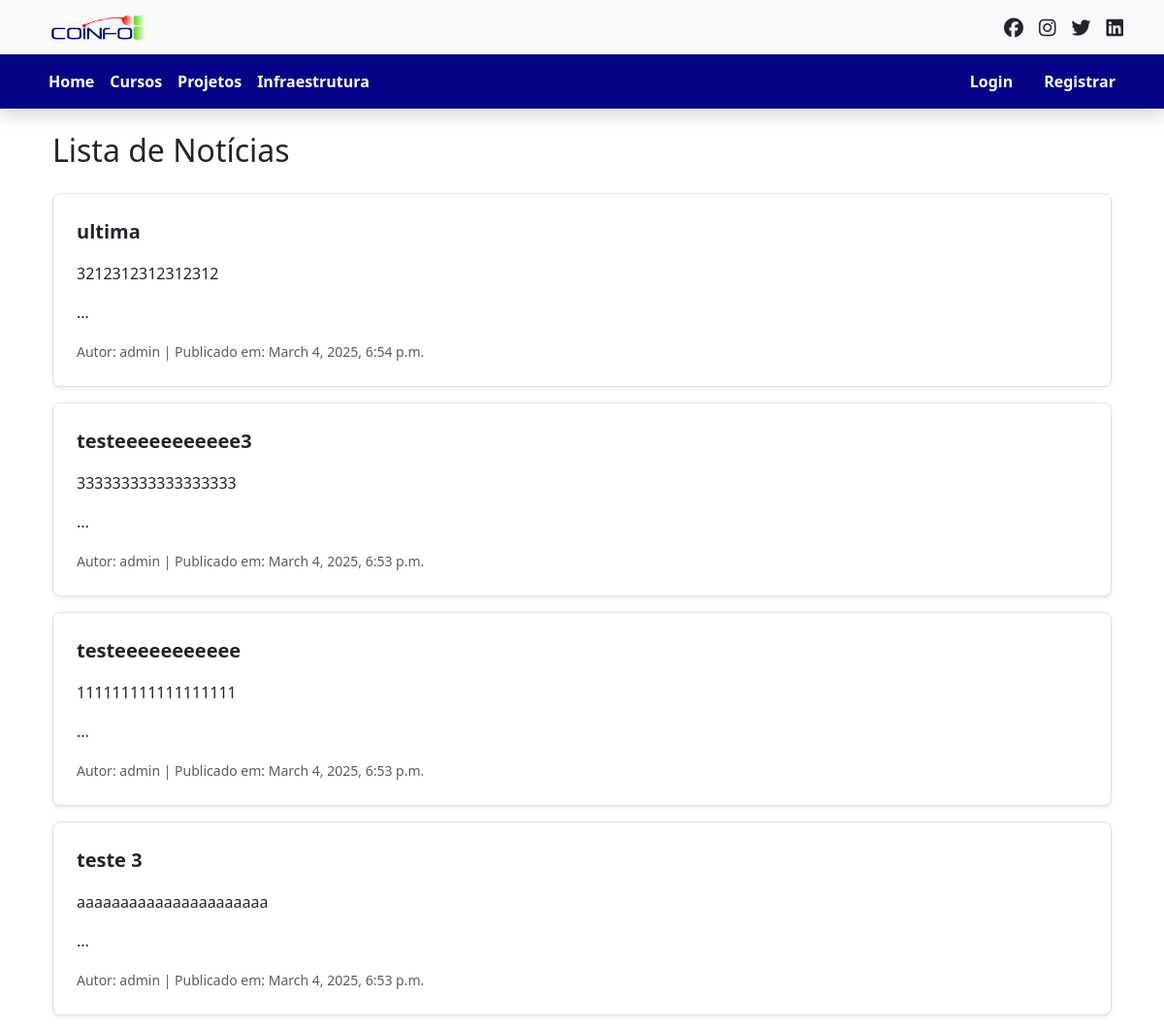
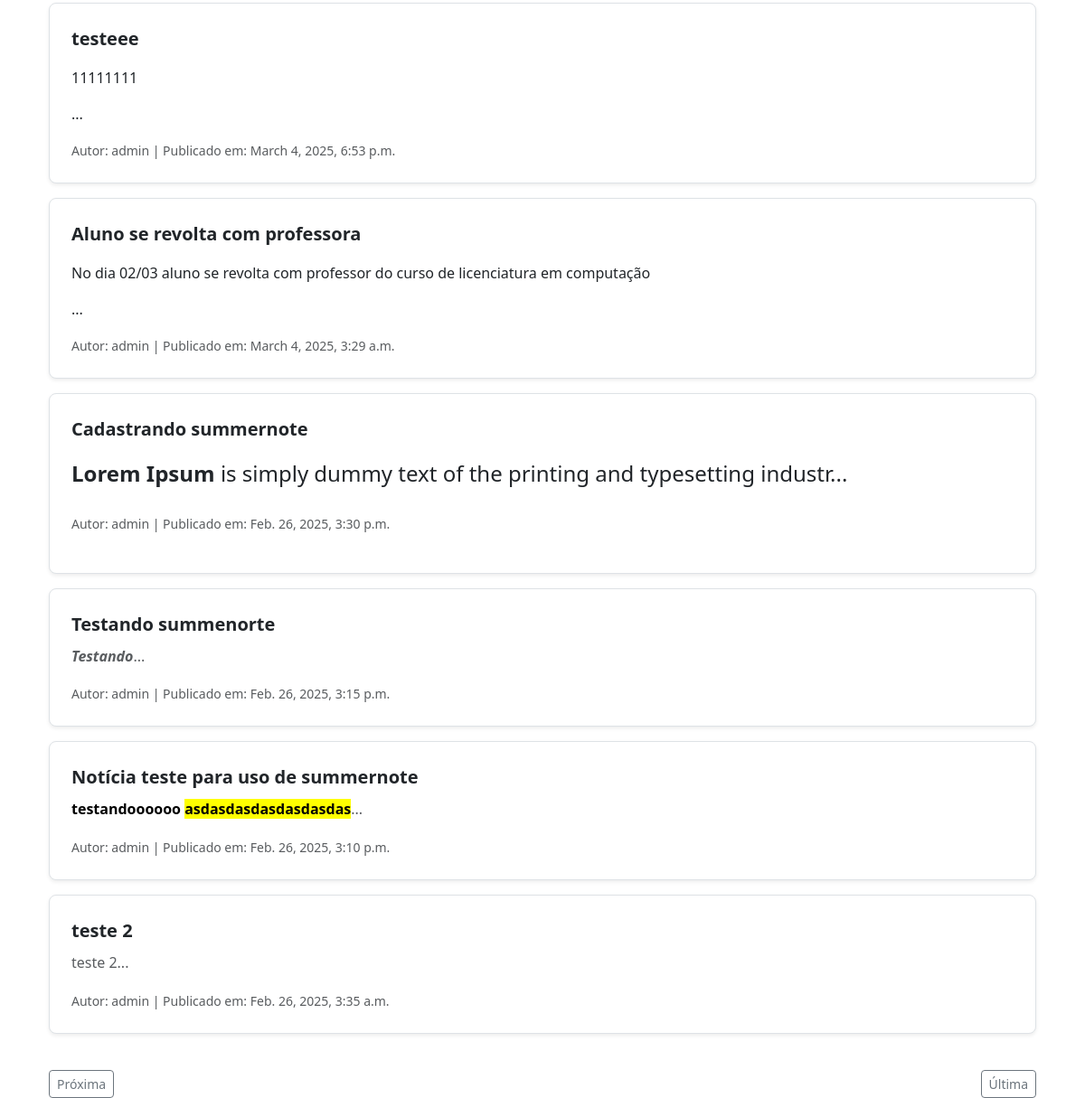
The page /noticias/ on the database as committed earlier (2 pictures, top to bottom).
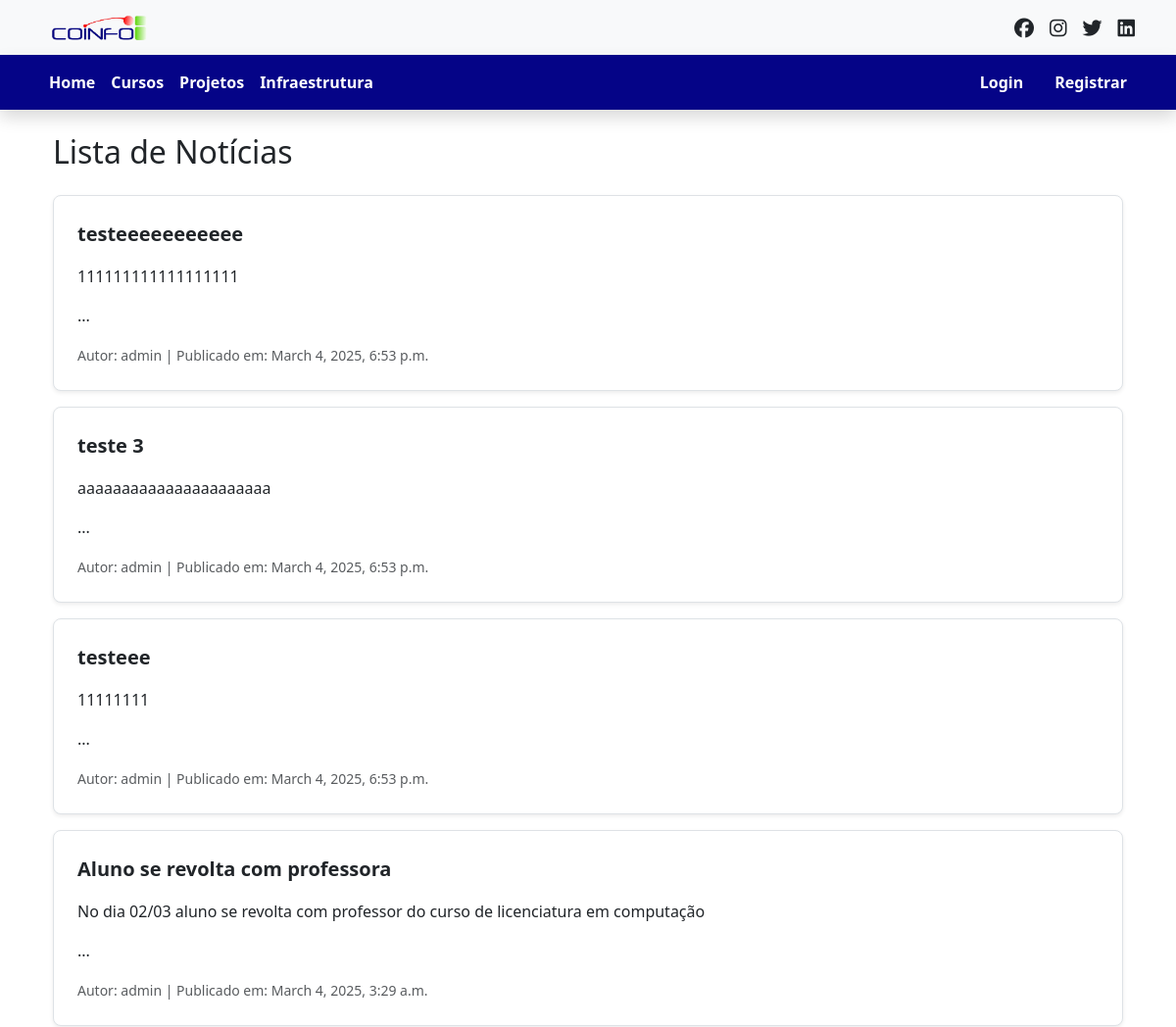
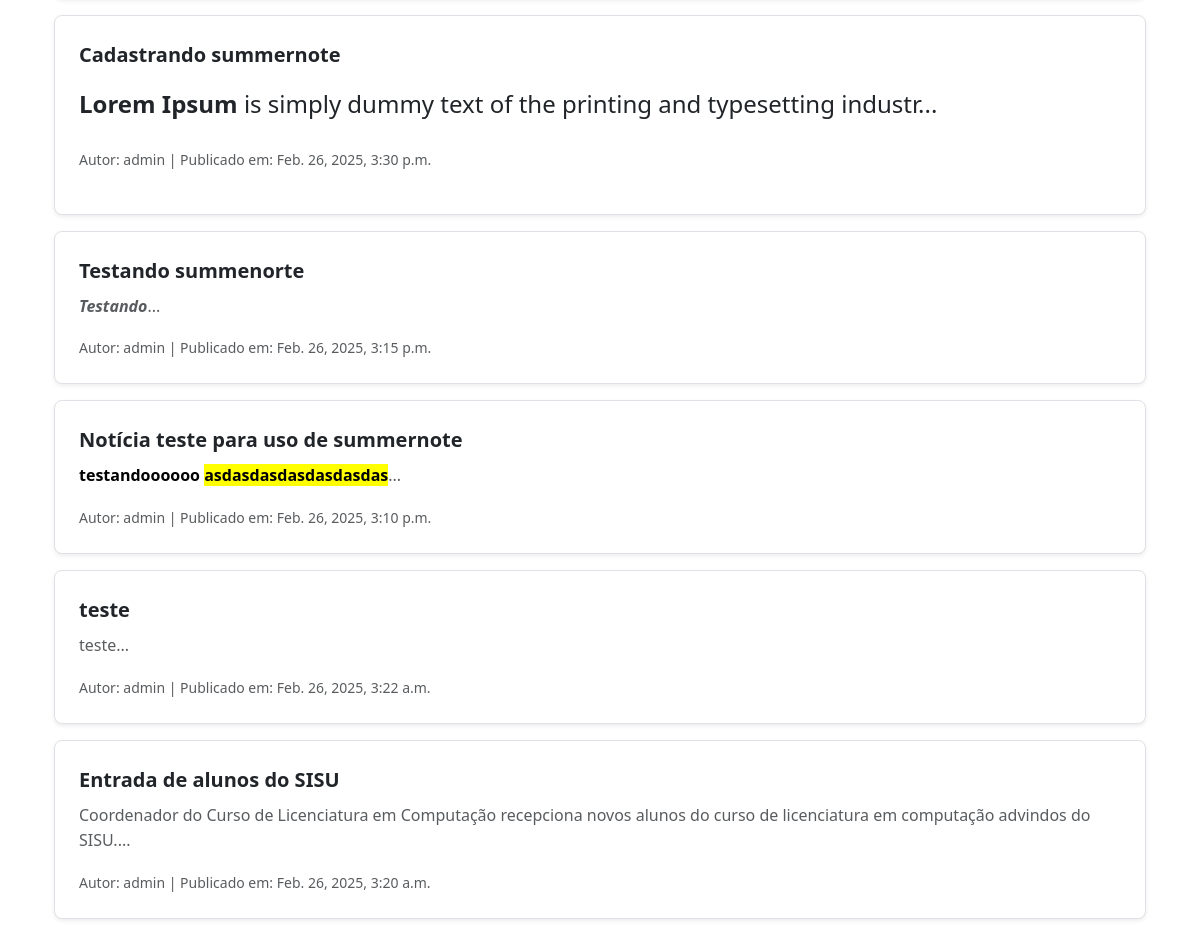
The same page on the database as committed later (2 pictures, top to bottom).
### sistema/models.py (models this page shows, shortened)
class Noticia(models.Model):
    STATUS_CHOICES = [
        ('rascunho', 'Rascunho'),
        ('publicado', 'Publicado'),
    ]
    ATIVACAO_CHOICES = [
        ('ativada', 'Ativada'),
        ('desativada', 'Desativada'),
    ]
    titulo = models.CharField(max_length=255)
    conteudo = models.TextField()
    autor = models.ForeignKey(User, on_delete=models.CASCADE)
    data_publicacao = models.DateTimeField(auto_now_add=True)
    status = models.CharField(max_length=10, choices=STATUS_CHOICES, default='rascunho')
    ativacao = models.CharField(max_length=10, choices=ATIVACAO_CHOICES, default='ativada')

### sistema/views.py (the view)
# urls.py: path('noticias/', views.lista_noticias, name='lista_noticias'),
def lista_noticias(request):
    noticias = Noticia.objects.filter(status='publicado', ativacao='ativada').order_by('-data_publicacao')
    paginator = Paginator(noticias, 10)  # Exibir 10 notícias por página
    page_number = request.GET.get('page')
    page_obj = paginator.get_page(page_number)
    return render(request, 'noticias/lista.html', {'page_obj': page_obj})

### sistema/templates/noticias/lista.html (shortened to what this page needs)
{% extends "base.html" %}
{% block content %}
<div class="container mt-4">
    <h2 class="mb-4">Lista de Notícias</h2>
    <ul class="list-group">
        {% for noticia in page_obj %}
        <a href="{% url 'detalhe_noticia' noticia.id %}" class="text-decoration-none text-dark">
            <li class="list-group-item mb-3 shadow-sm border rounded-3 p-4">
                    <strong class="d-block mb-2" style="font-size: 1.25rem; font-weight: 600;">{{ noticia.titulo }}</strong>
                    <p class="text-muted" style="font-size: 1rem; line-height: 1.6;">
                        {{ noticia.conteudo|slice:":200"|safe }}...
                    </p>
                    <small class="text-muted" style="font-size: 0.875rem;">
                        Autor: {{ noticia.autor.get_full_name|default:noticia.autor.username }} |
                        Publicado em: {{ noticia.data_publicacao }}
                    </small>
                </li>
            </a>
        {% empty %}
            <li class="list-group-item">Nenhuma notícia disponível no momento.</li>
        {% endfor %}
    </ul>
    {% if page_obj.has_other_pages %}
        <div class="d-flex justify-content-between mt-4">
            {% if page_obj.has_next %}
                <a href="?page={{ page_obj.next_page_number }}" class="btn btn-outline-secondary btn-sm">Próxima</a>
                <a href="?page={{ page_obj.paginator.num_pages }}" class="btn btn-outline-secondary btn-sm">Última</a>
            {% endif %}
        </div>
    {% endif %}
</div>
{% endblock %}

Rows that differ between the two databases and show on the page:
no longer on this page (row edited): Noticia: titulo "ultima", conteudo "3212312312312312", autor.get_full_name "admin", data_publicacao "March 4, 2025, 6:54 p.m."
no longer on this page (row edited): Noticia: titulo "testeeeeeeeeeee3", conteudo "333333333333333333", autor.get_full_name "admin", data_publicacao "March 4, 2025, 6:53 p.m."
no longer on this page (row edited): Noticia: titulo "teste 2", conteudo "teste 2", autor.get_full_name "admin", data_publicacao "Feb. 26, 2025, 3:35 a.m."
now on this page (row unchanged): Noticia: titulo "teste", conteudo "teste", autor.get_full_name "admin", data_publicacao "Feb. 26, 2025, 3:22 a.m."
now on this page (row unchanged): Noticia: titulo "Entrada de alunos do SISU", conteudo "Coordenador do Curso de Licenciatura em Computação recepciona novos alunos do curso de licenciatura em computação advindos do SISU.", autor.get_full_name "admin", data_publicacao "Feb. 26, 2025, 3:20 a.m."
Other text that changed with them:
text no longer shown: "Próxima Última"
